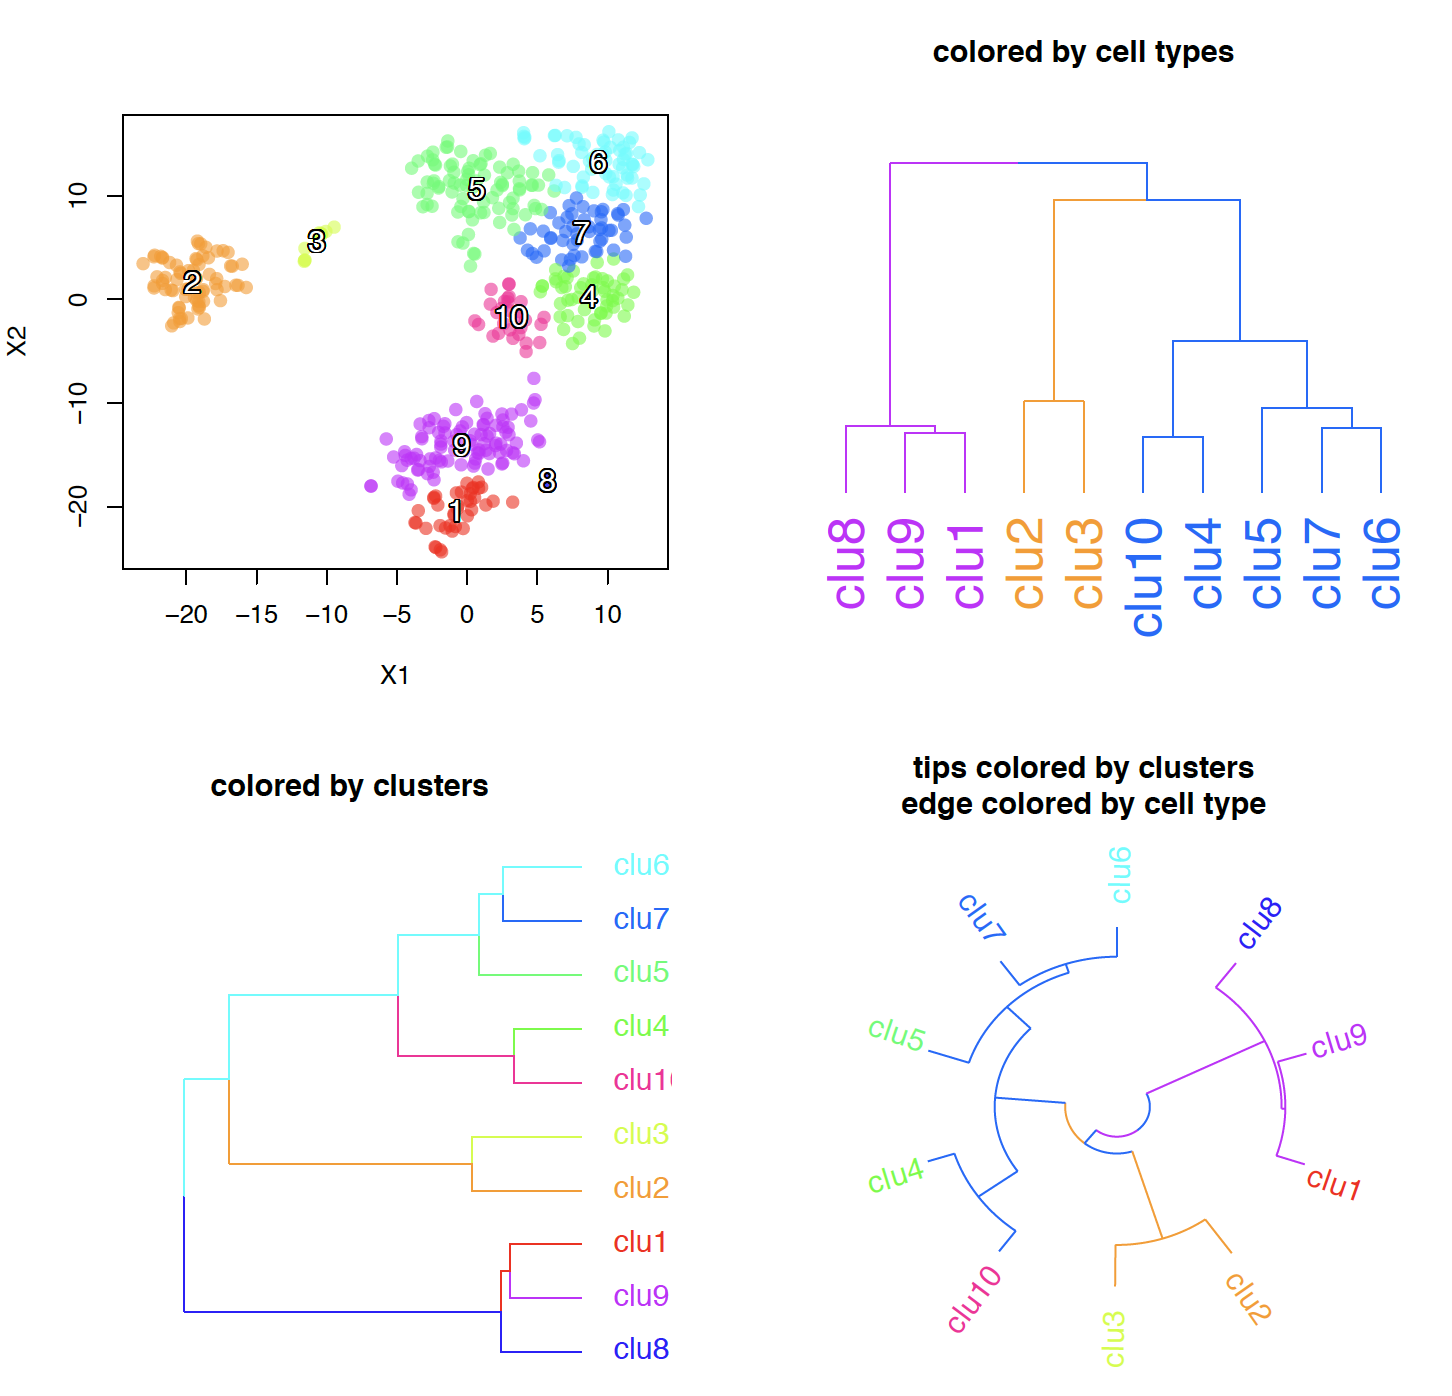

This chart was generated by the following R code:
rm(list=ls());

library(GCluster);

dat   <- read.table("example_data/Rtsne_1_clu.txt", header=T, row.names=1);
clu.u <- unique(dat[,3]);
cols  <- rainbow(length(clu.u), alpha=0.6);
col0  <- rainbow(length(clu.u), alpha=1);
out   <- hcGCluster(dat[,c(1,2)], dat[,3]);

pdf("11do_hcGCluster.pdf", 8, 8);
par(mfrow=c(2,2));
plot(dat[,c(1:2)], pch=19, col=cols[dat[,3]]);
for (clu in clu.u){
  dat.i <- which(dat[,3]==clu);
  dat.s <- dat[dat.i,];
  x     <- mean(dat[dat.i,1]);
  y     <- mean(dat[dat.i,2]);
  shadowtext(x, y, clu, cex=1.2);
}

par(mar=c(1,1,4,2));
col1 <- rep(col0[7], length(clu.u));
col1[c(1, 9)]    <- col0[2];
col1[c(2, 5, 10)] <- col0[9];

plot(1:10, 1:10, type="n", axes=F, xlab="", ylab="", main="colored by cell types")
plot_hcGCluster(1, 4, 10, 9.5, out$clu, edge.color=col1, 
            tip.color=col1, lab.d=0.4, cex=2);

plot(1:10, 1:10, type="n", axes=F, xlab="", ylab="", main="colored by clusters")
plot_hcGCluster(3, 1, 9, 10, out$clu, layout="h", edge.color=col0[clu.u], 
            tip.color=col0[clu.u], lab.d=0.4, cex=1.2);

plot(1:10, 1:10, type="n", axes=F, xlab="", ylab="", main="tips colored by clusters\nedge colored by cell type")
plot2_hcGCluster(6, 6, 0.5, 3, out$clu, angle.start=1,  angle.end=360, edge.color=col1, 
            tip.color=col0[clu.u], lab.d=0.4, tip.cex=1);
dev.off();